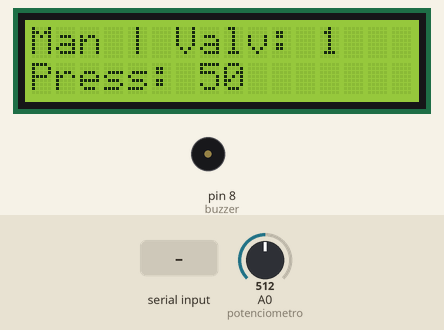
Simulated run of this sketch. Board: Arduino Uno, built with avr-gcc and run on an emulated ATmega328P. Parts: 16×2 character LCD, buzzer (waves = sounding). The test bench sets the inputs (shaded band); at power-on: A0 (potenciometro) = 512. What the sketch prints to the serial monitor is not drawn.

Above: at 19.4 s.
19.5 s: "A90\n" received over Serial
At 20.2 s:
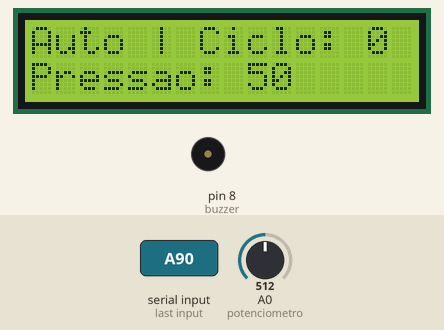
21.0 s: A0 (potenciometro) set to 900
At 22.2 s:
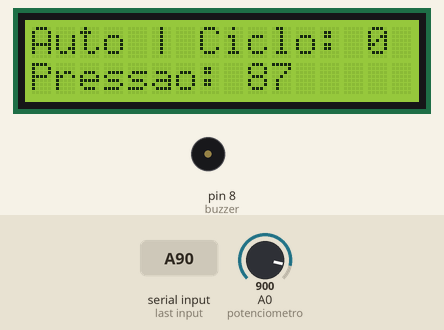
22.5 s: A0 (potenciometro) set to 716
At 23.6 s:
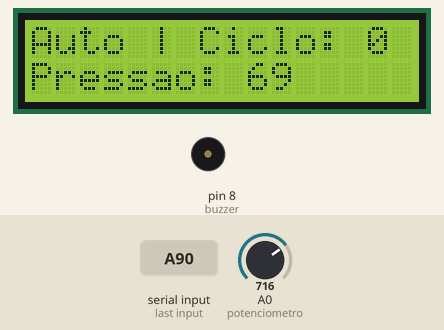
24.0 s: "M90\n" received over Serial
At 24.8 s:
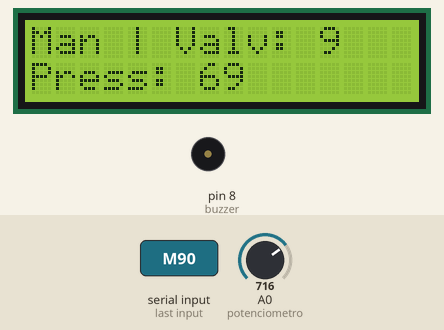
25.5 s: "A,45\n" received over Serial
At 26.0 s:
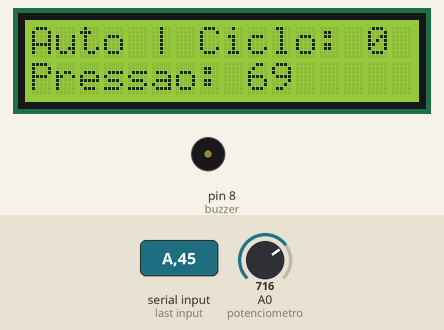
27.0 s: A0 (potenciometro) set to 511
At 28.2 s:
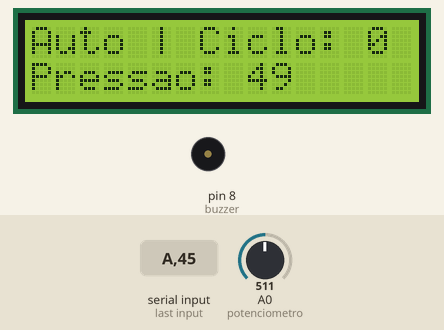
Timing chart, 0 to 29.5 s (numbered marks = the images above; inputs shaded):
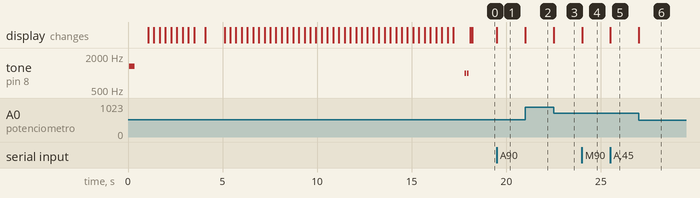

The sketch:

arduino_2.ino
```cpp
#include <LiquidCrystal.h>

LiquidCrystal lcd(2, 3, 4, 5, 6, 7);

#define buzzer 8

unsigned long tempoAnterior = 0;
char modoAtual = 'M';        // Começa em Manual por padrão
char valorRecebido = '1';
int pressaoAnterior = -1;
int pressaoAtual = 0;
int ciclosAtual = 0;
int tempoDoRA = (5+1+3+4+4+9+4) * 1000; // 30 segundos

#define potenciometro A0

void setup() {
  pinMode(potenciometro, INPUT);
  pinMode(buzzer, OUTPUT);

  Serial.begin(9600);
  lcd.begin(16, 2);
  lcd.clear();
  mensagensDeInicializacao();
  atualizarDisplayModo(); // Mostra o estado inicial
}

void loop() {
  // 1. ler o potenciômetro e atualizar a pressão atual
  int valorLido = analogRead(potenciometro);
  pressaoAtual = map(valorLido, 0, 1023, 0, 100);

  // 2.se a pressão mudou, atualiza o display
  if (pressaoAtual != pressaoAnterior) {
    pressaoAnterior = pressaoAtual;
    atualizarDisplayModo();

    // Envia "l" ou "f" apenas quando o estado realmente muda o modo de operação
    static bool estadoAnteriorAlta = false;   // lembra o estado anterior

    bool estadoAtualAlta = (pressaoAtual >= 80);

    if (estadoAtualAlta != estadoAnteriorAlta) {
        if (estadoAtualAlta) {
            Serial.println("l");     // Pressão subiu para alta
        } else {
            Serial.println("f");     // Pressão caiu para normal
        }
        estadoAnteriorAlta = estadoAtualAlta;
    }
}

  // 3. se chegou algo na serial, atualiza o modo e o display
  if (Serial.available() >= 3) {        // pelo menos "A1,0\n" ou maior
    char c = Serial.read();

    if (c == 'A' || c == 'M') {
      modoAtual = c;

      // Lê o número da válvula (pode ser 1 dígito ou mais no futuro)
      valorRecebido = Serial.read();   // ainda mantendo como char por enquanto

      // Lê a vírgula
      if (Serial.read() == ',') {
        // Lê os ciclos até o \n
        ciclosAtual = Serial.parseInt();   // lê o número inteiro
      }

      // Limpa o buffer até o \n (segurança)
      while (Serial.available() && Serial.read() != '\n');

      atualizarDisplayModo();
    }
  }
}

void bipeInicial() {
  tone(buzzer, 1319, 300);
  delay(1000);
}

void bipeFinalInicializacao() {
  tone(buzzer, 988, 80);
  delay(150);

  tone(buzzer, 988, 80);
  delay(150);
}

// Decide qual mensagem mostrar no display com base no modo atual (A ou M)
void atualizarDisplayModo() {
  if (modoAtual == 'A') {
    mensagensModoAutomatico();
  } else {
    mensagensModoManual();
  }
}

void mensagensModoManual() {
  // lcd.clear();
  lcd.setCursor(0, 0);
  lcd.print("Man | Valv: ");
  lcd.print(valorRecebido);
  lcd.print("   "); // Limpa o que sobrou do número anterior, para 3 digitos

  lcd.setCursor(0, 1);
  lcd.print("Press: ");
  lcd.print(pressaoAtual);
  lcd.print("   "); // Limpa o que sobrou do número anterior, para 3 digitos
}

void mensagensModoAutomatico() {
  // lcd.clear();
  lcd.setCursor(0, 0);
  lcd.print("Auto | Ciclo: ");
  lcd.print(ciclosAtual);        // ← agora mostra o valor real!
  lcd.print("   "); // Limpa o que sobrou do número anterior, para 3 digitos

  lcd.setCursor(0, 1);
  lcd.print("Pressao: ");
  lcd.print(pressaoAtual);
  lcd.print("   "); // Limpa o que sobrou do número anterior, para 3 digitos
}

void mensagensDeInicializacao() {
  bipeInicial();
  mensagemUniversidadeDiciplina();
  delay(300);
  nomeRA();
  delay(1000);
  nomeEBoasVindas();
  delay(300);
  bipeFinalInicializacao();
  lcd.clear();

  Serial.println("on");
  delay(100);
}

void nomeRA() {
  lcd.clear();
  // lcd.setCursor(<Coluna>, <Linha>);

  // Linha 1
  lcd.setCursor(0, 0);
  lcd.print("Nome: Valdomiro");

  // Linha 2
  lcd.setCursor(0, 1);
  lcd.print("RA: 5134494");
}

void mensagemUniversidadeDiciplina() {
  lcd.clear();
  // lcd.setCursor(<Coluna>, <Linha>);

  // Linha 1
  lcd.setCursor(0, 0);
  lcd.print("     UNIUBE");

  // Linha 2
  String textoLinha2 = "Projetos Integradores 2 ";
  for (int posicaoNaString = 0; posicaoNaString <= textoLinha2.length() - 16; posicaoNaString++) {
    lcd.setCursor(0, 1);
    lcd.print(textoLinha2.substring(posicaoNaString, posicaoNaString + 16));
    delay(300);
  }
}

void nomeEBoasVindas() {
  lcd.clear();
  // lcd.setCursor(<Coluna>, <Linha>);

  // Linha 2
  lcd.setCursor(0, 1);
  lcd.print("   Bem Vindo!");

  // Linha 1
  String textoLinha1 = "Sequenciador eletronico para Limpeza de Filtro de Manga ";
  for (int posicaoNaString = 0; posicaoNaString <= textoLinha1.length() - 16; posicaoNaString++) {
    lcd.setCursor(0, 0);
    lcd.print(textoLinha1.substring(posicaoNaString, posicaoNaString + 16));
    delay(300);
  }
}
```

Measured:
- after the input at 19.5 s, the display: changes at once (image 1)
- after the input at 21.0 s, the display: changes at once (image 2)
- after the input at 22.5 s, the display: changes at once (image 3)
- after the input at 24.0 s, the display: changes at once (image 4)
- after the input at 25.5 s, the display: changes at once (image 5)
- after the input at 27.0 s, the display: changes at once (image 6)
